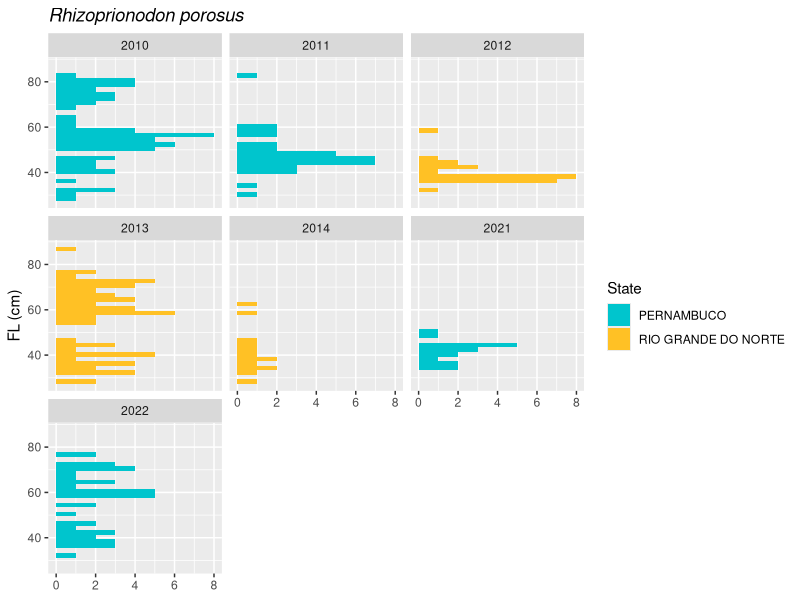
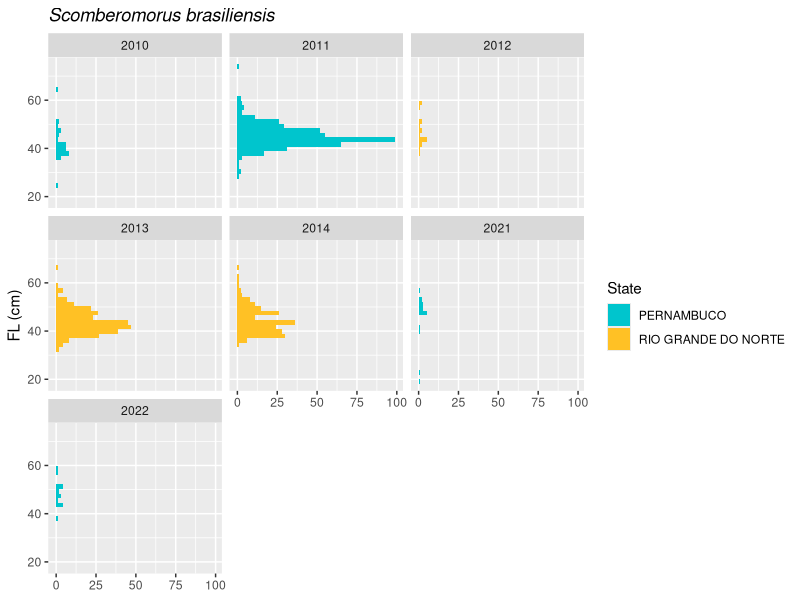

These charts were generated, in order, by the following R code:

library(ggplot2)
library(dplyr)
library(lubridate)

ldata = read.csv("length_data_fixed.csv")

ldata$year = ldata$date %>% mdy() %>% year()

rpor_data = ldata %>% subset(species == "Rhizoprionodon porosus")
sbra_data = ldata %>% subset(species == "Scomberomorus brasiliensis")


ggplot(rpor_data)+
  geom_histogram(aes(y = fl, fill = state))+
  scale_fill_manual(values = c('turquoise3', 'goldenrod1'))+
  facet_wrap(~year)+
  labs(y = 'FL (cm)', fill = 'State')+
  ggtitle('Rhizoprionodon porosus')+
  theme(axis.title.x = element_blank(),
        plot.title = element_text(face = 'italic'))

ggplot(sbra_data)+
  geom_histogram(aes(y = fl, fill = state))+
  scale_fill_manual(values = c('turquoise3', 'goldenrod1'))+
  facet_wrap(~year)+
  labs(y = 'FL (cm)', fill = 'State')+
  ggtitle('Scomberomorus brasiliensis')+
  theme(axis.title.x = element_blank())+
  theme(axis.title.x = element_blank(),
        plot.title = element_text(face = 'italic'))
